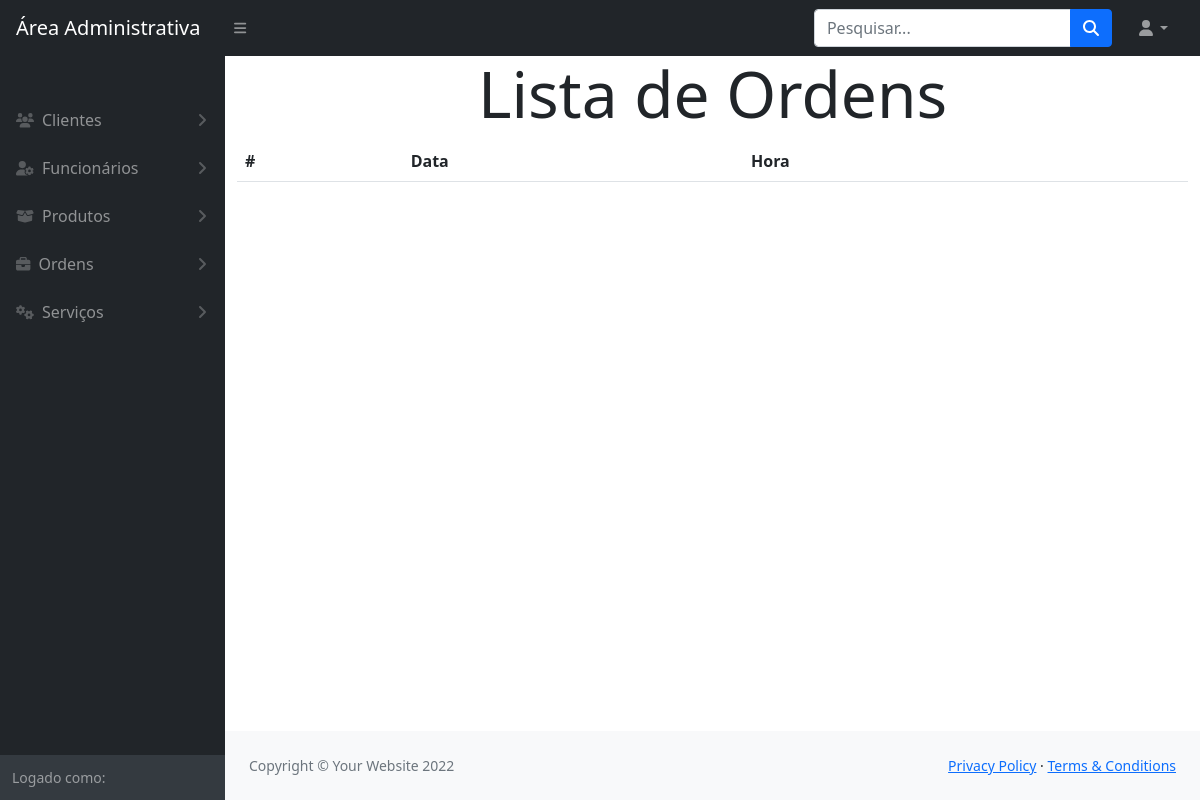
Page /modulos/ordem_servico/index.php on the earlier database version.
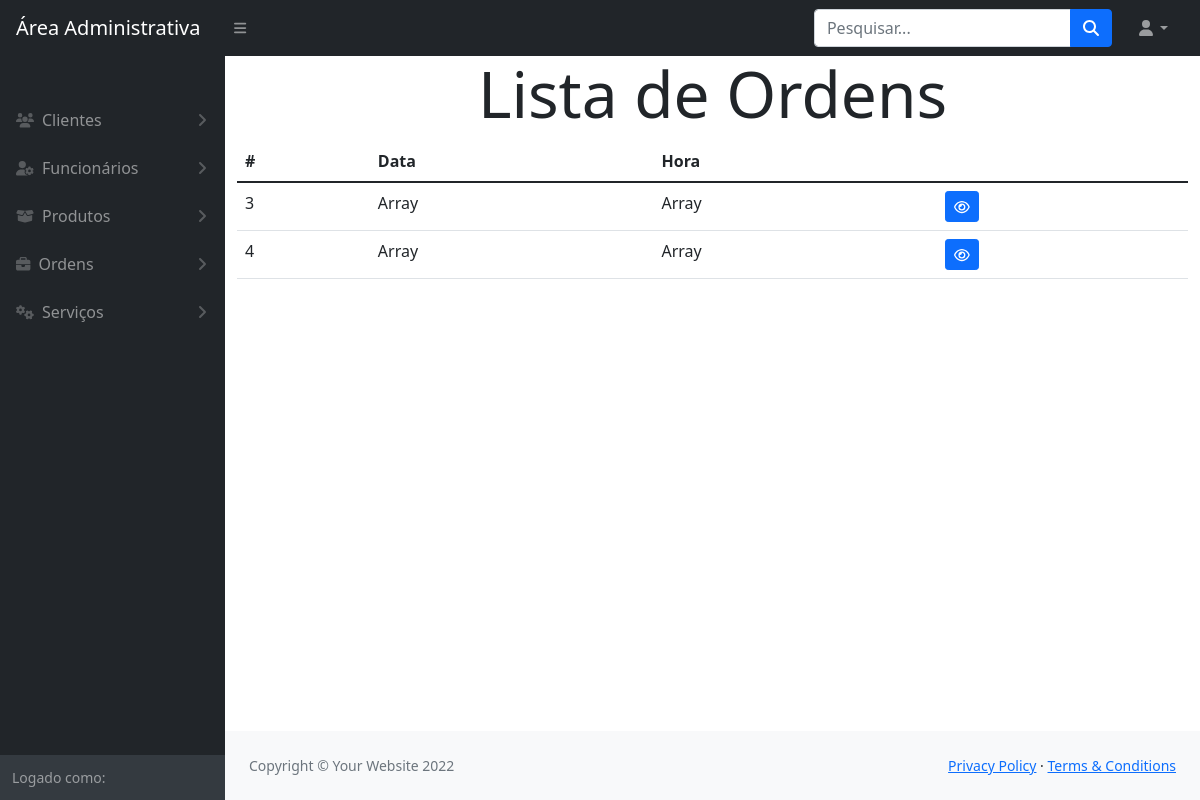
Same page on the later database version.
### tables this page shows
CREATE TABLE `ordemdeservico` (
  `IDOS` int(11) NOT NULL,
  `dataOS` date NOT NULL,
  `horarioOS` time NOT NULL,
  `valorTotalOS` bigint(20) NOT NULL,
  `obs` varchar(300) NOT NULL
);

### config.php (called while the page is built, shortened)
<?php
    include_once path('funcoes/conexao.php');
    function links($file)
    {
        return ROOT_PATH . $file;
    }
    function path($file)
    {
        return ROOT_DIR . '/' . $file;
    }

### funcoes/conexao.php (called while the page is built, shortened)
<?php
    function retornaDados($sql)
    {
        $pdo = $GLOBALS['conexaoBanco'];
        $resultado = $pdo->query($sql);
        return $resultado->fetchAll();
    }
?>

### modulos/ordem_servico/index.php (the view, shortened to what this page needs)
<?php
    include_once '../../config.php';
    $sql = "SELECT * FROM ordemdeservico";
    $ordens = retornaDados($sql);
?>
<!DOCTYPE html>
<html lang="en">
    <?php include_once path('template/head.php') ?>
    <body class="sb-nav-fixed">
        <?php include_once path('template/navbar.php') ?>
        <div id="layoutSidenav">
            <?php include_once path('template/sidebar.php') ?>
            <div id="layoutSidenav_content">
                <main class="container">
                    <h1 class="text-center display-3">Lista de Ordens</h1>
                    <table class="table">
                        <thead>
                            <tr>
                                <th>#</th>
                                <th>Data</th>
                                <th>Hora</th>
                                <th></th>
                            </tr>
                        </thead>
                        <tbody>
                            <?php foreach($ordens as $ordem_servico){ ?>
                                <tr>
                                    <td><?= $ordem_servico['IDOS'] ?></td>
                                    <td><?= $ordem_servico+['dataOS'] ?></td>
                                    <td><?= $ordem_servico+['horarioOS'] ?></td>
                                    <td>
                                        <a class="btn btn-primary btn-sm" href="visualizar.php?id=<?= $ordem_servico['IDOS'] ?>"><i class="fa-regular fa-eye"></i></a>
                                    </td>
                                </tr>
                            <?php } ?>
                        </tbody>
                    </table>
                </main>
                <?php include_once path('template/footer.php') ?>
            </div>
        </div>
    </body>
</html>

### template/head.php (shortened to what this page needs)
<head>
    <link href="<?= links('css/styles.css') ?>" rel="stylesheet" />
</head>

### template/navbar.php (shortened to what this page needs)
<nav class="sb-topnav navbar navbar-expand navbar-dark bg-dark">
    <a class="navbar-brand ps-3" href="#!">Área Administrativa</a>
    <button class="btn btn-link btn-sm order-1 order-lg-0 me-4 me-lg-0" id="sidebarToggle" href="#!"><i class="fas fa-bars"></i></button>
    <form class="d-none d-md-inline-block form-inline ms-auto me-0 me-md-3 my-2 my-md-0">
        <div class="input-group">
            <input class="form-control" type="text" placeholder="Pesquisar..." aria-label="Search for..." aria-describedby="btnNavbarSearch" />
            <button class="btn btn-primary" id="btnNavbarSearch" type="button"><i class="fas fa-search"></i></button>
        </div>
    </form>
    <ul class="navbar-nav ms-auto ms-md-0 me-3 me-lg-4">
        <li class="nav-item dropdown">
            <a class="nav-link dropdown-toggle" id="navbarDropdown" href="#" role="button" data-bs-toggle="dropdown" aria-expanded="false"><i class="fas fa-user fa-fw"></i></a>
        </li>
    </ul>
</nav>

### template/sidebar.php (shortened to what this page needs)
<div id="layoutSidenav_nav">
    <nav class="sb-sidenav accordion sb-sidenav-dark" id="sidenavAccordion">
        <div class="sb-sidenav-menu">
            <div class="nav">
                <div class="sb-sidenav-menu-heading"></div>
                <a class="nav-link collapsed" href="#" data-bs-toggle="collapse" data-bs-target="#collapseClientes" aria-expanded="false" aria-controls="collapseClientes">
                    <div class="sb-nav-link-icon"><i class="fa-solid fa-users"></i></div>
                        Clientes
                    <div class="sb-sidenav-collapse-arrow"><i class="fas fa-angle-down"></i></div>
                </a>
                <a class="nav-link collapsed" href="#" data-bs-toggle="collapse" data-bs-target="#collapseFuncionario" aria-expanded="false" aria-controls="collapseClientes">
                    <div class="sb-nav-link-icon"><i class="fa-solid fa-user-gear"></i></div>
                        Funcionários
                    <div class="sb-sidenav-collapse-arrow"><i class="fas fa-angle-down"></i></div>
                </a>
                <a class="nav-link collapsed" href="#" data-bs-toggle="collapse" data-bs-target="#collapseProdutos" aria-expanded="false" aria-controls="collapseClientes">
                    <div class="sb-nav-link-icon"><i class="fa-solid fa-box-open"></i></div>
                        Produtos
                    <div class="sb-sidenav-collapse-arrow"><i class="fas fa-angle-down"></i></div>
                </a>
                <a class="nav-link collapsed" href="#" data-bs-toggle="collapse" data-bs-target="#collapseOrdens" aria-expanded="false" aria-controls="collapseClientes">
                    <div class="sb-nav-link-icon"><i class="fa-solid fa-briefcase"></i></div>
                        Ordens
                    <div class="sb-sidenav-collapse-arrow"><i class="fas fa-angle-down"></i></div>
                </a>
                <a class="nav-link collapsed" href="#" data-bs-toggle="collapse" data-bs-target="#collapseServicos" aria-expanded="false" aria-controls="collapseServicos">
                    <div class="sb-nav-link-icon"><i class="fa-solid fa-gears"></i></div>
                        Serviços
                    <div class="sb-sidenav-collapse-arrow"><i class="fas fa-angle-down"></i></div>
                </a>
            </div>
        </div>
        <div class="sb-sidenav-footer">
            <div class="small">Logado como:</div>
        </div>
    </nav>
</div>

### template/footer.php
<footer class="py-4 bg-light mt-auto">
    <div class="container-fluid px-4">
        <div class="d-flex align-items-center justify-content-between small">
            <div class="text-muted">Copyright &copy; Your Website 2022</div>
            <div>
                <a href="#">Privacy Policy</a>
                &middot;
                <a href="#">Terms &amp; Conditions</a>
            </div>
        </div>
    </div>
</footer>

Differences in the rows shown:
added ordemdeservico: IDOS "3", dataOS "Array", horarioOS "Array"
added ordemdeservico: IDOS "4", dataOS "Array", horarioOS "Array"
